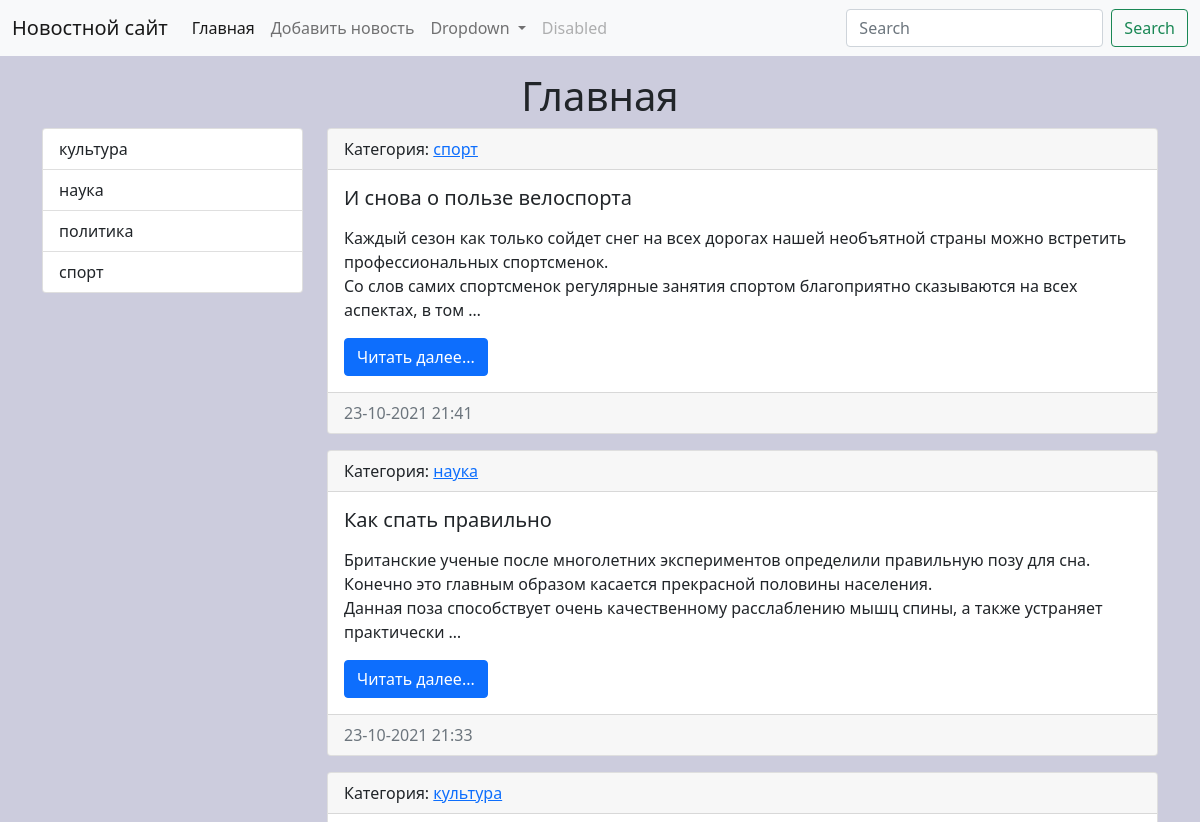
The app's page / (upper part), older data.
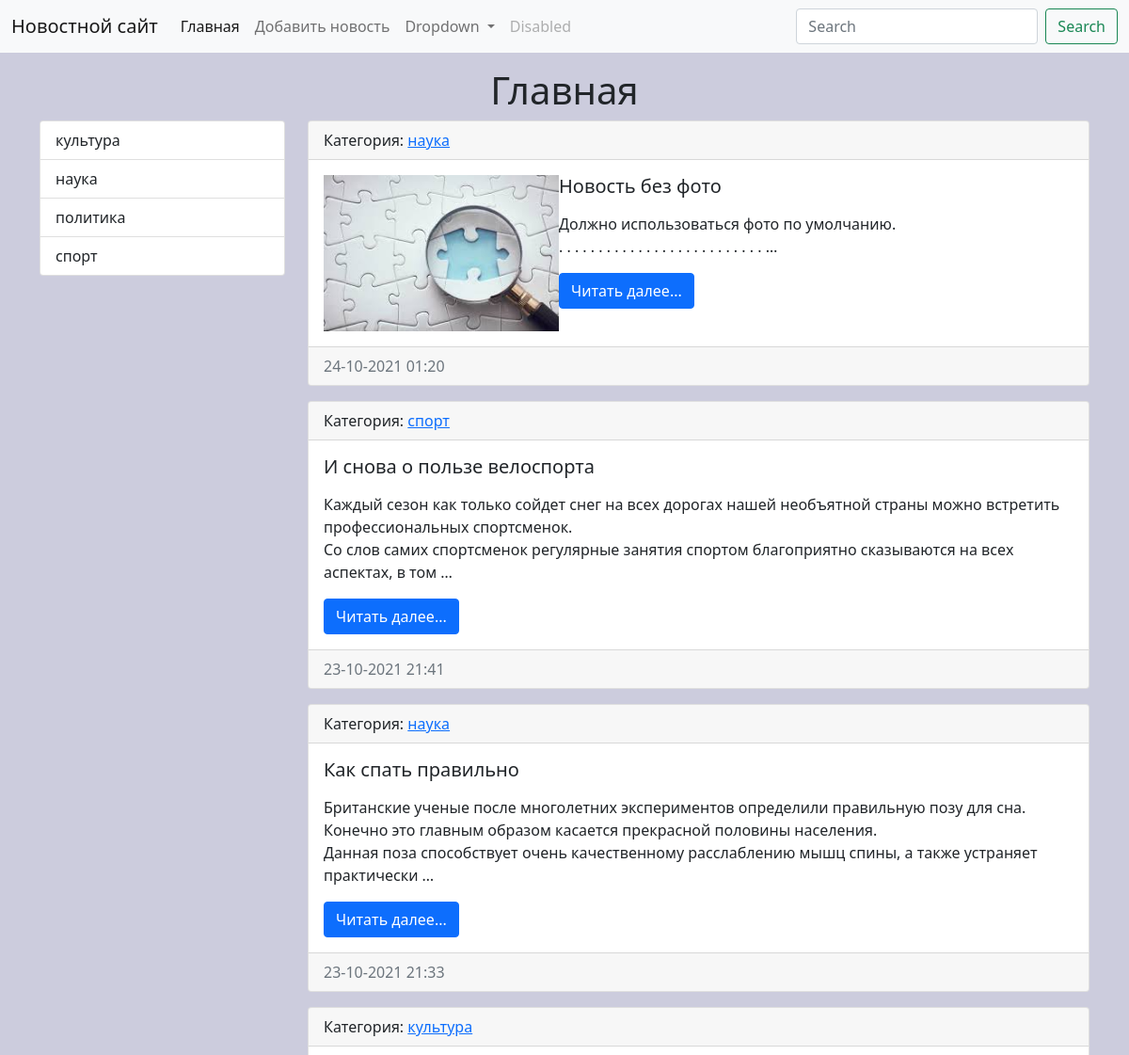
The same page, newer data.
### news/models.py (models this page shows, shortened)
class Category(models.Model):
    title = models.CharField(max_length=150, db_index=True,verbose_name='Наименование категории')
    def get_absolute_url(self):
        return reverse('category', kwargs={'category_id': self.pk})
    class Meta:
        verbose_name = 'категория'
        verbose_name_plural = 'категории'
        ordering = ['title']

class News(models.Model):
    title = models.CharField('Заголовок', max_length=150)
    content = models.TextField('контент', blank=True)
    created_at = models.DateTimeField('Создана', auto_now_add=True)
    updated_at = models.DateTimeField('отредактирована', auto_now=True)
    photo = models.ImageField('фото', upload_to='photos/%Y/%m/%d', blank=True)
    is_published = models.BooleanField('опубликована', default=True)
    category = models.ForeignKey('Category', on_delete=models.PROTECT, null=True, verbose_name='Категория')
    def get_absolute_url(self):
        return reverse('view_news', kwargs={'news_id': self.pk})
    class Meta:
        verbose_name = "Новость"
        verbose_name_plural = "Новости"
        ordering = ['-created_at']

### news/views.py (the view)
# urls.py: path("", HomeNews.as_view(), name='home'),
class HomeNews(ListView):
    model = News
    template_name = 'news/index.html'
    context_object_name = 'news'
    def get_context_data(self, *, object_list=None, **kwargs):
        context = super().get_context_data(**kwargs)
        context['title'] = 'Главная'
        return context
    def get_queryset(self):
        return News.objects.filter(is_published=True)

### news/templatetags/news_tags.py (called while the page is built)
@register.inclusion_tag('news/list_categories.html')
def show_categories():
    categories = Category.objects.all()
    return {"categories": categories}

### news/templates/news/index.html (shortened to what this page needs)
{% extends 'base.html' %}
{% load static %}
{% block sidebar %}
{% include 'inc/_sidebar.html' %}
{% endblock %}
{% block content %}
    {%  for item in news %}
        <div class="card mb-3">
          <div class="card-header">
            Категория: <a href="{{ item.category.get_absolute_url }}">{{ item.category.title }}</a>
          </div>
          <div class="card-body">
              <div class="media">
                  {% if item.photo %}
                  <img src="{{ item.photo.url }}" alt="" class="float-md-start mr-3" width="250">
                   {% else %}
                  <img src={% static '/img/no_images.jpg' %} alt="" class="float-md-start mr-3" width="250">
                  {% endif %}
                  <div class="media-body">
                        <h5 class="card-title">{{ item.title }}</h5>
                        <p class="card-text">{{ item.content|safe|linebreaks|truncatewords:30 }}</p>
                        <a href="{{ item.get_absolute_url }}" class="btn btn-primary">Читать далее...</a>
                  </div>
              </div>
          </div>
          <div class="card-footer text-muted">
              {{ item.created_at|date:"d-m-Y H:i" }}
          </div>
        </div>
    {% endfor %}
{% endblock %}

### news/templates/news/list_categories.html
<div class="list-group">
    {% for item in categories %}
    <a href="{{ item.get_absolute_url }}" class="list-group-item list-group-item-action"> {{ item.title }} </a>
    {% endfor %}
</div>

Row changes from the older to the newer data that the page shows:
added News: category "наука", title "Новость без фото", content "Должно использоваться фото по умолчанию. . . . . . . . . . . . . . . . . . . . . . . . . . . …", created_at "24-10-2021 01:20"
